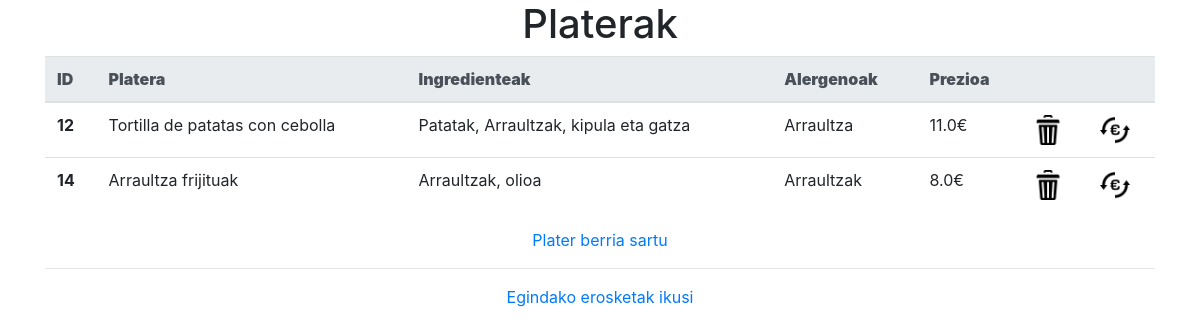
The page /platerak/ on the database its author committed.
### platerak/models.py (models this page shows, shortened)
class Platera(models.Model):
    izena=models.CharField(max_length=50)
    ingredienteak=models.TextField()
    alergenoak=models.TextField()
    prezioa=models.FloatField()

### platerak/views.py (the view)
# urls.py: path('', views.index, name='index'),
def index(request):
    nireplaterak= Platera.objects.all().values()
    template = loader.get_template('index.html')
    context = {
        'nireplaterak': nireplaterak,
    }
    return HttpResponse(template.render(context, request))

### platerak/templates/index.html (shortened to what this page needs)
<html>
<head>
  <link rel="stylesheet" href="https://cdn.jsdelivr.net/npm/bootstrap@4.6.1/dist/css/bootstrap.min.css">
</head>
<body>
<div class="container" align="center">
<h1>Platerak</h1>
    <table class="table">
        <thead class="thead-light">
        <tr>
            <th scope="col"><b>ID</b></th>
            <th scope="col"><b>Platera</b></th>
            <th scope="col"><b>Ingredienteak</b></th>
            <th scope="col"><b>Alergenoak</b></th>
            <th scope="col"><b>Prezioa</b></th>
            <th scope="col"></th>
            <th scope="col"></th>
        </tr>
        </thead>
        <tbody>
        {% for x in nireplaterak %}
        <tr>
            <th scope="row">{{ x.id }}</th>
            <td>{{ x.izena }}</td>
            <td>{{ x.ingredienteak }}</td>
            <td>{{ x.alergenoak }}</td>
            <td>{{ x.prezioa }}€</td>
            <td><a href="delete/{{ x.id }}"><img src="../static/img/delete.png"></a></td>
            <td><a href="update/{{ x.id }}"><img src="../static/img/changPrice.png"></a></td>
        </tr>
        {% endfor %}
        </tbody>
    </table>
    <p>
<a href="add/">Plater berria sartu</a>
        <hr>
        <a href="erosketak/">Egindako erosketak ikusi</a>
</p>
    </div>
</body>
</html>

### platerak/templates/index.html (style rules this page uses)
img { width: 30px; height: 30px; }
td { padding: 10px; }
p { text-align: center; }

### rows shown on the page
Platera: id "12", izena "Tortilla de patatas con cebolla", ingredienteak "Patatak, Arraultzak, kipula eta gatza", alergenoak "Arraultza", prezioa "11.0"
Platera: id "14", izena "Arraultza frijituak", ingredienteak "Arraultzak, olioa", alergenoak "Arraultzak", prezioa "8.0"
